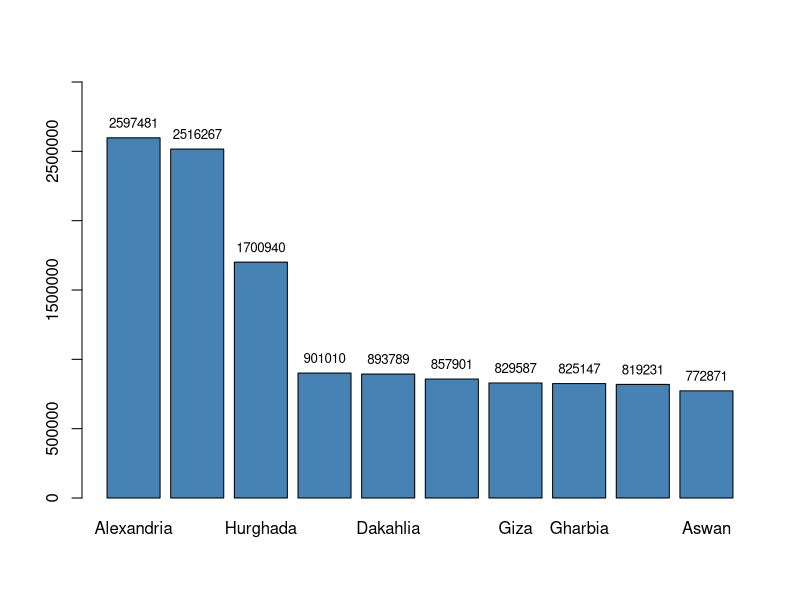

Source code (R):
# Changes and sets working directory
dir<-getwd()
dir<-gsub("R-Scripts","",dir)
setwd(dir)

df<-read.csv("Datasets/all_cities.csv")

cities<-unique(df$city)
totals<-vector()
for (city in cities) {
  total<- sum(df$total[df$city==city])
  totals<- append(totals,total)
}
total_by_city<-data.frame(cities,totals)

total_by_city<-total_by_city[order(total_by_city$totals,decreasing = TRUE),]

#barplot(total_by_city$totals,names.arg = total_by_city$cities,col = "steelblue",ylim = c(0,3000000))

text(x=barplot(total_by_city$totals,names.arg = total_by_city$cities,col = "steelblue",ylim = c(0,3000000))
,y=total_by_city$totals ,labels = total_by_city$totals,pos = 3,,cex=0.8)